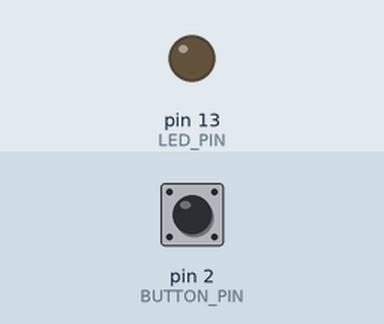
Recording of a program running on a simulated Arduino Nano, built with avr-gcc and run on an emulated ATmega328P. Parts: output pins drawn as LEDs (lit = HIGH). Inputs (shaded band) come from the test bench; at power-on: pin 2 (BUTTON_PIN) HIGH.

Above: at 1.2 s.
1.3 s: pin 2 (BUTTON_PIN) pulled LOW for 0.15 s
At 1.37 s:
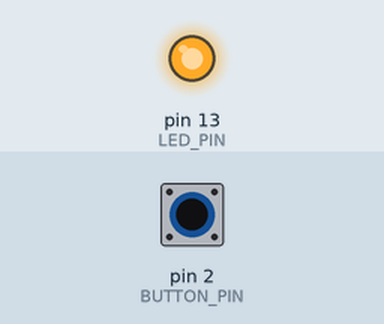
2.9 s: pin 2 (BUTTON_PIN) pulled LOW for 3.2 s
At 7.1 s:
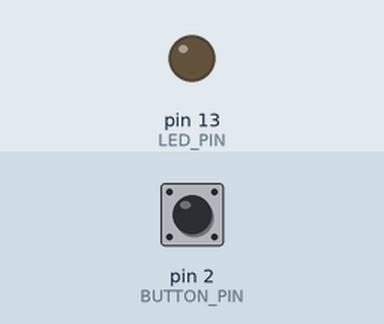
Timing chart, 0 to 8.6 s (numbered marks = the images above; inputs shaded):
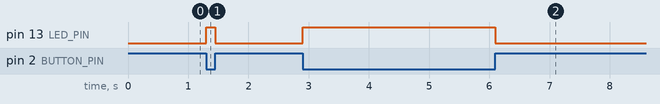

Measured:
- after the input at 1.3 s, pin 13 (LED_PIN): LOW → HIGH at once, → LOW 0.15 s later
- after the input at 2.9 s, pin 13 (LED_PIN): LOW → HIGH at once, → LOW 3.2 s later

The program:

main.cpp
```cpp
#include <Arduino.h>

// Данный код работает без фиксации кнопки (жмешь - горит, отпустил - гаснет)

const int BUTTON_PIN = 2; // Пин кнопки (с внутренней подтяжкой)
const int LED_PIN = 13;   // Пин светодиода

void setup() {
  pinMode(LED_PIN, OUTPUT);
  // Принудительно заявляем внутреннюю подтяжку, раз плата ее использует
  pinMode(BUTTON_PIN, INPUT_PULLUP);
}

void loop() {
  // Считываем состояние. Если кнопка нажата — на пине жесткий 0В (LOW)
  if (digitalRead(BUTTON_PIN) == LOW) {
    digitalWrite(LED_PIN, HIGH); // Включаем светодиод, пока держим кнопку
  } else {
    digitalWrite(LED_PIN, LOW);  // Выключаем светодиод, как только отпустили
  }
}

//Данный код работает как триггер (нажал - загорелся и горит, нажал еще раз - погас)

// #include <Arduino.h>

// // Объявляем пины для периферии
// const int BUTTON_PIN = 2; // Пин, к которому подключена кнопка
// const int LED_PIN = 13;   // Пин встроенного (или внешнего) светодиода

// void setup() {
//   // Конфигурируем пин светодиода как выход
//   pinMode(LED_PIN, OUTPUT);

//   // Конфигурируем пин кнопки как вход
//   pinMode(BUTTON_PIN, INPUT);
// }

// void loop() {
//   // Считываем текущее состояние кнопки
//   int buttonState = digitalRead(BUTTON_PIN);

//   // Так как используется внешняя подтяжка к 5V (Pull-Up),
//   // при нажатии на кнопку на пине будет уровень LOW.
//   if (buttonState == LOW) {
//     digitalWrite(LED_PIN, HIGH); // Включаем светодиод
//   } else {
//     digitalWrite(LED_PIN, LOW);  // Выключаем светодиод
//   }
// }
```
